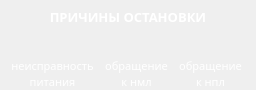
<?xml version="1.0" encoding="UTF-8"?>
<ui version="4.0">
 <class>StopReasonsPanel</class>
 <widget class="QWidget" name="StopReasonsPanel">
  <property name="geometry">
   <rect>
    <x>0</x>
    <y>0</y>
    <width>256</width>
    <height>90</height>
   </rect>
  </property>
  <property name="windowTitle">
   <string>Form</string>
  </property>
  <layout class="QVBoxLayout" name="verticalLayout_2">
   <property name="spacing">
    <number>0</number>
   </property>
   <property name="leftMargin">
    <number>0</number>
   </property>
   <property name="topMargin">
    <number>0</number>
   </property>
   <property name="rightMargin">
    <number>0</number>
   </property>
   <property name="bottomMargin">
    <number>0</number>
   </property>
   <item>
    <widget class="QLabel" name="label_38">
     <property name="palette">
      <palette>
       <active>
        <colorrole role="WindowText">
         <brush brushstyle="SolidPattern">
          <color alpha="255">
           <red>255</red>
           <green>255</green>
           <blue>255</blue>
          </color>
         </brush>
        </colorrole>
        <colorrole role="Text">
         <brush brushstyle="SolidPattern">
          <color alpha="255">
           <red>255</red>
           <green>255</green>
           <blue>255</blue>
          </color>
         </brush>
        </colorrole>
        <colorrole role="ButtonText">
         <brush brushstyle="SolidPattern">
          <color alpha="255">
           <red>255</red>
           <green>255</green>
           <blue>255</blue>
          </color>
         </brush>
        </colorrole>
       </active>
       <inactive>
        <colorrole role="WindowText">
         <brush brushstyle="SolidPattern">
          <color alpha="255">
           <red>255</red>
           <green>255</green>
           <blue>255</blue>
          </color>
         </brush>
        </colorrole>
        <colorrole role="Text">
         <brush brushstyle="SolidPattern">
          <color alpha="255">
           <red>255</red>
           <green>255</green>
           <blue>255</blue>
          </color>
         </brush>
        </colorrole>
        <colorrole role="ButtonText">
         <brush brushstyle="SolidPattern">
          <color alpha="255">
           <red>255</red>
           <green>255</green>
           <blue>255</blue>
          </color>
         </brush>
        </colorrole>
       </inactive>
       <disabled>
        <colorrole role="WindowText">
         <brush brushstyle="SolidPattern">
          <color alpha="255">
           <red>106</red>
           <green>104</green>
           <blue>100</blue>
          </color>
         </brush>
        </colorrole>
        <colorrole role="Text">
         <brush brushstyle="SolidPattern">
          <color alpha="255">
           <red>106</red>
           <green>104</green>
           <blue>100</blue>
          </color>
         </brush>
        </colorrole>
        <colorrole role="ButtonText">
         <brush brushstyle="SolidPattern">
          <color alpha="255">
           <red>106</red>
           <green>104</green>
           <blue>100</blue>
          </color>
         </brush>
        </colorrole>
       </disabled>
      </palette>
     </property>
     <property name="font">
      <font>
       <family>Sans Serif</family>
       <pointsize>10</pointsize>
       <weight>75</weight>
       <bold>true</bold>
      </font>
     </property>
     <property name="text">
      <string>ПРИЧИНЫ ОСТАНОВКИ</string>
     </property>
     <property name="alignment">
      <set>Qt::AlignCenter</set>
     </property>
    </widget>
   </item>
   <item>
    <layout class="QGridLayout" name="gridLayout">
     <property name="spacing">
      <number>0</number>
     </property>
     <item row="1" column="2">
      <layout class="QVBoxLayout" name="verticalLayout_4">
       <property name="spacing">
        <number>0</number>
       </property>
       <item>
        <widget class="QLabel" name="label_41">
         <property name="palette">
          <palette>
           <active>
            <colorrole role="WindowText">
             <brush brushstyle="SolidPattern">
              <color alpha="255">
               <red>255</red>
               <green>255</green>
               <blue>255</blue>
              </color>
             </brush>
            </colorrole>
            <colorrole role="Text">
             <brush brushstyle="SolidPattern">
              <color alpha="255">
               <red>255</red>
               <green>255</green>
               <blue>255</blue>
              </color>
             </brush>
            </colorrole>
            <colorrole role="ButtonText">
             <brush brushstyle="SolidPattern">
              <color alpha="255">
               <red>255</red>
               <green>255</green>
               <blue>255</blue>
              </color>
             </brush>
            </colorrole>
           </active>
           <inactive>
            <colorrole role="WindowText">
             <brush brushstyle="SolidPattern">
              <color alpha="255">
               <red>255</red>
               <green>255</green>
               <blue>255</blue>
              </color>
             </brush>
            </colorrole>
            <colorrole role="Text">
             <brush brushstyle="SolidPattern">
              <color alpha="255">
               <red>255</red>
               <green>255</green>
               <blue>255</blue>
              </color>
             </brush>
            </colorrole>
            <colorrole role="ButtonText">
             <brush brushstyle="SolidPattern">
              <color alpha="255">
               <red>255</red>
               <green>255</green>
               <blue>255</blue>
              </color>
             </brush>
            </colorrole>
           </inactive>
           <disabled>
            <colorrole role="WindowText">
             <brush brushstyle="SolidPattern">
              <color alpha="255">
               <red>106</red>
               <green>104</green>
               <blue>100</blue>
              </color>
             </brush>
            </colorrole>
            <colorrole role="Text">
             <brush brushstyle="SolidPattern">
              <color alpha="255">
               <red>106</red>
               <green>104</green>
               <blue>100</blue>
              </color>
             </brush>
            </colorrole>
            <colorrole role="ButtonText">
             <brush brushstyle="SolidPattern">
              <color alpha="255">
               <red>106</red>
               <green>104</green>
               <blue>100</blue>
              </color>
             </brush>
            </colorrole>
           </disabled>
          </palette>
         </property>
         <property name="font">
          <font>
           <family>Sans Serif</family>
           <pointsize>8</pointsize>
           <weight>50</weight>
           <bold>false</bold>
          </font>
         </property>
         <property name="text">
          <string>обращение</string>
         </property>
         <property name="alignment">
          <set>Qt::AlignCenter</set>
         </property>
        </widget>
       </item>
       <item>
        <widget class="QLabel" name="label_42">
         <property name="palette">
          <palette>
           <active>
            <colorrole role="WindowText">
             <brush brushstyle="SolidPattern">
              <color alpha="255">
               <red>255</red>
               <green>255</green>
               <blue>255</blue>
              </color>
             </brush>
            </colorrole>
            <colorrole role="Text">
             <brush brushstyle="SolidPattern">
              <color alpha="255">
               <red>255</red>
               <green>255</green>
               <blue>255</blue>
              </color>
             </brush>
            </colorrole>
            <colorrole role="ButtonText">
             <brush brushstyle="SolidPattern">
              <color alpha="255">
               <red>255</red>
               <green>255</green>
               <blue>255</blue>
              </color>
             </brush>
            </colorrole>
           </active>
           <inactive>
            <colorrole role="WindowText">
             <brush brushstyle="SolidPattern">
              <color alpha="255">
               <red>255</red>
               <green>255</green>
               <blue>255</blue>
              </color>
             </brush>
            </colorrole>
            <colorrole role="Text">
             <brush brushstyle="SolidPattern">
              <color alpha="255">
               <red>255</red>
               <green>255</green>
               <blue>255</blue>
              </color>
             </brush>
            </colorrole>
            <colorrole role="ButtonText">
             <brush brushstyle="SolidPattern">
              <color alpha="255">
               <red>255</red>
               <green>255</green>
               <blue>255</blue>
              </color>
             </brush>
            </colorrole>
           </inactive>
           <disabled>
            <colorrole role="WindowText">
             <brush brushstyle="SolidPattern">
              <color alpha="255">
               <red>106</red>
               <green>104</green>
               <blue>100</blue>
              </color>
             </brush>
            </colorrole>
            <colorrole role="Text">
             <brush brushstyle="SolidPattern">
              <color alpha="255">
               <red>106</red>
               <green>104</green>
               <blue>100</blue>
              </color>
             </brush>
            </colorrole>
            <colorrole role="ButtonText">
             <brush brushstyle="SolidPattern">
              <color alpha="255">
               <red>106</red>
               <green>104</green>
               <blue>100</blue>
              </color>
             </brush>
            </colorrole>
           </disabled>
          </palette>
         </property>
         <property name="font">
          <font>
           <family>Sans Serif</family>
           <pointsize>8</pointsize>
           <weight>50</weight>
           <bold>false</bold>
          </font>
         </property>
         <property name="text">
          <string>к нпл</string>
         </property>
         <property name="alignment">
          <set>Qt::AlignCenter</set>
         </property>
        </widget>
       </item>
      </layout>
     </item>
     <item row="0" column="2">
      <layout class="QHBoxLayout" name="horizontalLayout_3">
       <property name="spacing">
        <number>0</number>
       </property>
       <item>
        <widget class="QLabel" name="lampPerfRead">
         <property name="minimumSize">
          <size>
           <width>24</width>
           <height>24</height>
          </size>
         </property>
         <property name="maximumSize">
          <size>
           <width>24</width>
           <height>24</height>
          </size>
         </property>
         <property name="frameShape">
          <enum>QFrame::NoFrame</enum>
         </property>
         <property name="frameShadow">
          <enum>QFrame::Raised</enum>
         </property>
         <property name="text">
          <string/>
         </property>
         <property name="pixmap">
          <pixmap>:/images/lamp_off.png</pixmap>
         </property>
         <property name="scaledContents">
          <bool>false</bool>
         </property>
        </widget>
       </item>
      </layout>
     </item>
     <item row="0" column="1">
      <layout class="QHBoxLayout" name="horizontalLayout_2">
       <property name="spacing">
        <number>0</number>
       </property>
       <item>
        <widget class="QLabel" name="lampMagnetRead">
         <property name="minimumSize">
          <size>
           <width>24</width>
           <height>24</height>
          </size>
         </property>
         <property name="maximumSize">
          <size>
           <width>24</width>
           <height>24</height>
          </size>
         </property>
         <property name="frameShape">
          <enum>QFrame::NoFrame</enum>
         </property>
         <property name="frameShadow">
          <enum>QFrame::Raised</enum>
         </property>
         <property name="lineWidth">
          <number>0</number>
         </property>
         <property name="text">
          <string/>
         </property>
         <property name="pixmap">
          <pixmap>:/images/lamp_off.png</pixmap>
         </property>
         <property name="scaledContents">
          <bool>false</bool>
         </property>
         <property name="indent">
          <number>0</number>
         </property>
        </widget>
       </item>
      </layout>
     </item>
     <item row="1" column="0">
      <layout class="QVBoxLayout" name="verticalLayout_3">
       <property name="spacing">
        <number>0</number>
       </property>
       <item>
        <widget class="QLabel" name="label_43">
         <property name="palette">
          <palette>
           <active>
            <colorrole role="WindowText">
             <brush brushstyle="SolidPattern">
              <color alpha="255">
               <red>255</red>
               <green>255</green>
               <blue>255</blue>
              </color>
             </brush>
            </colorrole>
            <colorrole role="Text">
             <brush brushstyle="SolidPattern">
              <color alpha="255">
               <red>255</red>
               <green>255</green>
               <blue>255</blue>
              </color>
             </brush>
            </colorrole>
            <colorrole role="ButtonText">
             <brush brushstyle="SolidPattern">
              <color alpha="255">
               <red>255</red>
               <green>255</green>
               <blue>255</blue>
              </color>
             </brush>
            </colorrole>
           </active>
           <inactive>
            <colorrole role="WindowText">
             <brush brushstyle="SolidPattern">
              <color alpha="255">
               <red>255</red>
               <green>255</green>
               <blue>255</blue>
              </color>
             </brush>
            </colorrole>
            <colorrole role="Text">
             <brush brushstyle="SolidPattern">
              <color alpha="255">
               <red>255</red>
               <green>255</green>
               <blue>255</blue>
              </color>
             </brush>
            </colorrole>
            <colorrole role="ButtonText">
             <brush brushstyle="SolidPattern">
              <color alpha="255">
               <red>255</red>
               <green>255</green>
               <blue>255</blue>
              </color>
             </brush>
            </colorrole>
           </inactive>
           <disabled>
            <colorrole role="WindowText">
             <brush brushstyle="SolidPattern">
              <color alpha="255">
               <red>106</red>
               <green>104</green>
               <blue>100</blue>
              </color>
             </brush>
            </colorrole>
            <colorrole role="Text">
             <brush brushstyle="SolidPattern">
              <color alpha="255">
               <red>106</red>
               <green>104</green>
               <blue>100</blue>
              </color>
             </brush>
            </colorrole>
            <colorrole role="ButtonText">
             <brush brushstyle="SolidPattern">
              <color alpha="255">
               <red>106</red>
               <green>104</green>
               <blue>100</blue>
              </color>
             </brush>
            </colorrole>
           </disabled>
          </palette>
         </property>
         <property name="font">
          <font>
           <family>Sans Serif</family>
           <pointsize>8</pointsize>
           <weight>50</weight>
           <bold>false</bold>
          </font>
         </property>
         <property name="text">
          <string>неисправность</string>
         </property>
         <property name="alignment">
          <set>Qt::AlignCenter</set>
         </property>
        </widget>
       </item>
       <item>
        <widget class="QLabel" name="label_44">
         <property name="palette">
          <palette>
           <active>
            <colorrole role="WindowText">
             <brush brushstyle="SolidPattern">
              <color alpha="255">
               <red>255</red>
               <green>255</green>
               <blue>255</blue>
              </color>
             </brush>
            </colorrole>
            <colorrole role="Text">
             <brush brushstyle="SolidPattern">
              <color alpha="255">
               <red>255</red>
               <green>255</green>
               <blue>255</blue>
              </color>
             </brush>
            </colorrole>
            <colorrole role="ButtonText">
             <brush brushstyle="SolidPattern">
              <color alpha="255">
               <red>255</red>
               <green>255</green>
               <blue>255</blue>
              </color>
             </brush>
            </colorrole>
           </active>
           <inactive>
            <colorrole role="WindowText">
             <brush brushstyle="SolidPattern">
              <color alpha="255">
               <red>255</red>
               <green>255</green>
               <blue>255</blue>
              </color>
             </brush>
            </colorrole>
            <colorrole role="Text">
             <brush brushstyle="SolidPattern">
              <color alpha="255">
               <red>255</red>
               <green>255</green>
               <blue>255</blue>
              </color>
             </brush>
            </colorrole>
            <colorrole role="ButtonText">
             <brush brushstyle="SolidPattern">
              <color alpha="255">
               <red>255</red>
               <green>255</green>
               <blue>255</blue>
              </color>
             </brush>
            </colorrole>
           </inactive>
           <disabled>
            <colorrole role="WindowText">
             <brush brushstyle="SolidPattern">
              <color alpha="255">
               <red>106</red>
               <green>104</green>
               <blue>100</blue>
              </color>
             </brush>
            </colorrole>
            <colorrole role="Text">
             <brush brushstyle="SolidPattern">
              <color alpha="255">
               <red>106</red>
               <green>104</green>
               <blue>100</blue>
              </color>
             </brush>
            </colorrole>
            <colorrole role="ButtonText">
             <brush brushstyle="SolidPattern">
              <color alpha="255">
               <red>106</red>
               <green>104</green>
               <blue>100</blue>
              </color>
             </brush>
            </colorrole>
           </disabled>
          </palette>
         </property>
         <property name="font">
          <font>
           <family>Sans Serif</family>
           <pointsize>8</pointsize>
           <weight>50</weight>
           <bold>false</bold>
          </font>
         </property>
         <property name="text">
          <string>питания</string>
         </property>
         <property name="alignment">
          <set>Qt::AlignCenter</set>
         </property>
        </widget>
       </item>
      </layout>
     </item>
     <item row="1" column="1">
      <layout class="QVBoxLayout" name="verticalLayout">
       <property name="spacing">
        <number>0</number>
       </property>
       <item>
        <widget class="QLabel" name="label_46">
         <property name="palette">
          <palette>
           <active>
            <colorrole role="WindowText">
             <brush brushstyle="SolidPattern">
              <color alpha="255">
               <red>255</red>
               <green>255</green>
               <blue>255</blue>
              </color>
             </brush>
            </colorrole>
            <colorrole role="Text">
             <brush brushstyle="SolidPattern">
              <color alpha="255">
               <red>255</red>
               <green>255</green>
               <blue>255</blue>
              </color>
             </brush>
            </colorrole>
            <colorrole role="ButtonText">
             <brush brushstyle="SolidPattern">
              <color alpha="255">
               <red>255</red>
               <green>255</green>
               <blue>255</blue>
              </color>
             </brush>
            </colorrole>
           </active>
           <inactive>
            <colorrole role="WindowText">
             <brush brushstyle="SolidPattern">
              <color alpha="255">
               <red>255</red>
               <green>255</green>
               <blue>255</blue>
              </color>
             </brush>
            </colorrole>
            <colorrole role="Text">
             <brush brushstyle="SolidPattern">
              <color alpha="255">
               <red>255</red>
               <green>255</green>
               <blue>255</blue>
              </color>
             </brush>
            </colorrole>
            <colorrole role="ButtonText">
             <brush brushstyle="SolidPattern">
              <color alpha="255">
               <red>255</red>
               <green>255</green>
               <blue>255</blue>
              </color>
             </brush>
            </colorrole>
           </inactive>
           <disabled>
            <colorrole role="WindowText">
             <brush brushstyle="SolidPattern">
              <color alpha="255">
               <red>106</red>
               <green>104</green>
               <blue>100</blue>
              </color>
             </brush>
            </colorrole>
            <colorrole role="Text">
             <brush brushstyle="SolidPattern">
              <color alpha="255">
               <red>106</red>
               <green>104</green>
               <blue>100</blue>
              </color>
             </brush>
            </colorrole>
            <colorrole role="ButtonText">
             <brush brushstyle="SolidPattern">
              <color alpha="255">
               <red>106</red>
               <green>104</green>
               <blue>100</blue>
              </color>
             </brush>
            </colorrole>
           </disabled>
          </palette>
         </property>
         <property name="font">
          <font>
           <family>Sans Serif</family>
           <pointsize>8</pointsize>
           <weight>50</weight>
           <bold>false</bold>
          </font>
         </property>
         <property name="text">
          <string>обращение</string>
         </property>
         <property name="alignment">
          <set>Qt::AlignCenter</set>
         </property>
        </widget>
       </item>
       <item>
        <widget class="QLabel" name="label_47">
         <property name="palette">
          <palette>
           <active>
            <colorrole role="WindowText">
             <brush brushstyle="SolidPattern">
              <color alpha="255">
               <red>255</red>
               <green>255</green>
               <blue>255</blue>
              </color>
             </brush>
            </colorrole>
            <colorrole role="Text">
             <brush brushstyle="SolidPattern">
              <color alpha="255">
               <red>255</red>
               <green>255</green>
               <blue>255</blue>
              </color>
             </brush>
            </colorrole>
            <colorrole role="ButtonText">
             <brush brushstyle="SolidPattern">
              <color alpha="255">
               <red>255</red>
               <green>255</green>
               <blue>255</blue>
              </color>
             </brush>
            </colorrole>
           </active>
           <inactive>
            <colorrole role="WindowText">
             <brush brushstyle="SolidPattern">
              <color alpha="255">
               <red>255</red>
               <green>255</green>
               <blue>255</blue>
              </color>
             </brush>
            </colorrole>
            <colorrole role="Text">
             <brush brushstyle="SolidPattern">
              <color alpha="255">
               <red>255</red>
               <green>255</green>
               <blue>255</blue>
              </color>
             </brush>
            </colorrole>
            <colorrole role="ButtonText">
             <brush brushstyle="SolidPattern">
              <color alpha="255">
               <red>255</red>
               <green>255</green>
               <blue>255</blue>
              </color>
             </brush>
            </colorrole>
           </inactive>
           <disabled>
            <colorrole role="WindowText">
             <brush brushstyle="SolidPattern">
              <color alpha="255">
               <red>106</red>
               <green>104</green>
               <blue>100</blue>
              </color>
             </brush>
            </colorrole>
            <colorrole role="Text">
             <brush brushstyle="SolidPattern">
              <color alpha="255">
               <red>106</red>
               <green>104</green>
               <blue>100</blue>
              </color>
             </brush>
            </colorrole>
            <colorrole role="ButtonText">
             <brush brushstyle="SolidPattern">
              <color alpha="255">
               <red>106</red>
               <green>104</green>
               <blue>100</blue>
              </color>
             </brush>
            </colorrole>
           </disabled>
          </palette>
         </property>
         <property name="font">
          <font>
           <family>Sans Serif</family>
           <pointsize>8</pointsize>
           <weight>50</weight>
           <bold>false</bold>
          </font>
         </property>
         <property name="text">
          <string>к нмл</string>
         </property>
         <property name="alignment">
          <set>Qt::AlignCenter</set>
         </property>
        </widget>
       </item>
      </layout>
     </item>
     <item row="0" column="0">
      <layout class="QHBoxLayout" name="horizontalLayout">
       <property name="spacing">
        <number>0</number>
       </property>
       <item>
        <widget class="QLabel" name="lampPowerFail">
         <property name="minimumSize">
          <size>
           <width>24</width>
           <height>24</height>
          </size>
         </property>
         <property name="maximumSize">
          <size>
           <width>24</width>
           <height>24</height>
          </size>
         </property>
         <property name="frameShape">
          <enum>QFrame::NoFrame</enum>
         </property>
         <property name="frameShadow">
          <enum>QFrame::Raised</enum>
         </property>
         <property name="text">
          <string/>
         </property>
         <property name="pixmap">
          <pixmap>:/images/lamp_off.png</pixmap>
         </property>
         <property name="scaledContents">
          <bool>false</bool>
         </property>
        </widget>
       </item>
      </layout>
     </item>
    </layout>
   </item>
  </layout>
 </widget>
 <resources/>
 <connections/>
</ui>
